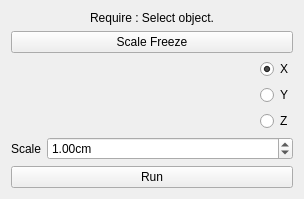
<?xml version="1.0" encoding="UTF-8"?>
<ui version="4.0">
 <class>Form</class>
 <widget class="QWidget" name="Form">
  <property name="geometry">
   <rect>
    <x>0</x>
    <y>0</y>
    <width>304</width>
    <height>188</height>
   </rect>
  </property>
  <property name="windowTitle">
   <string>Form</string>
  </property>
  <layout class="QVBoxLayout" name="verticalLayout">
   <item>
    <layout class="QVBoxLayout" name="verticalLayout_2">
     <item>
      <widget class="QLabel" name="label_2">
       <property name="text">
        <string>Require : Select object.</string>
       </property>
       <property name="alignment">
        <set>Qt::AlignCenter</set>
       </property>
      </widget>
     </item>
     <item>
      <widget class="QPushButton" name="scale_freeze_button">
       <property name="text">
        <string>Scale Freeze</string>
       </property>
      </widget>
     </item>
     <item>
      <layout class="QGridLayout" name="gridLayout">
       <item row="1" column="0">
        <widget class="QLabel" name="label">
         <property name="text">
          <string>Scale</string>
         </property>
         <property name="alignment">
          <set>Qt::AlignRight|Qt::AlignTrailing|Qt::AlignVCenter</set>
         </property>
        </widget>
       </item>
       <item row="1" column="1">
        <widget class="QDoubleSpinBox" name="scale_widget">
         <property name="suffix">
          <string>cm</string>
         </property>
         <property name="minimum">
          <double>-1000.000000000000000</double>
         </property>
         <property name="maximum">
          <double>1000.000000000000000</double>
         </property>
         <property name="value">
          <double>1.000000000000000</double>
         </property>
        </widget>
       </item>
       <item row="0" column="1">
        <layout class="QHBoxLayout" name="horizontalLayout">
         <item>
          <spacer name="horizontalSpacer">
           <property name="orientation">
            <enum>Qt::Horizontal</enum>
           </property>
           <property name="sizeHint" stdset="0">
            <size>
             <width>40</width>
             <height>20</height>
            </size>
           </property>
          </spacer>
         </item>
         <item>
          <layout class="QVBoxLayout" name="verticalLayout_3">
           <item>
            <widget class="QRadioButton" name="radioButton_x">
             <property name="text">
              <string>X</string>
             </property>
             <property name="checked">
              <bool>true</bool>
             </property>
            </widget>
           </item>
           <item>
            <widget class="QRadioButton" name="radioButton_y">
             <property name="text">
              <string>Y</string>
             </property>
            </widget>
           </item>
           <item>
            <widget class="QRadioButton" name="radioButton_z">
             <property name="text">
              <string>Z</string>
             </property>
            </widget>
           </item>
          </layout>
         </item>
        </layout>
       </item>
      </layout>
     </item>
     <item>
      <widget class="QPushButton" name="run_button">
       <property name="text">
        <string>Run</string>
       </property>
      </widget>
     </item>
    </layout>
   </item>
  </layout>
 </widget>
 <resources/>
 <connections/>
</ui>
